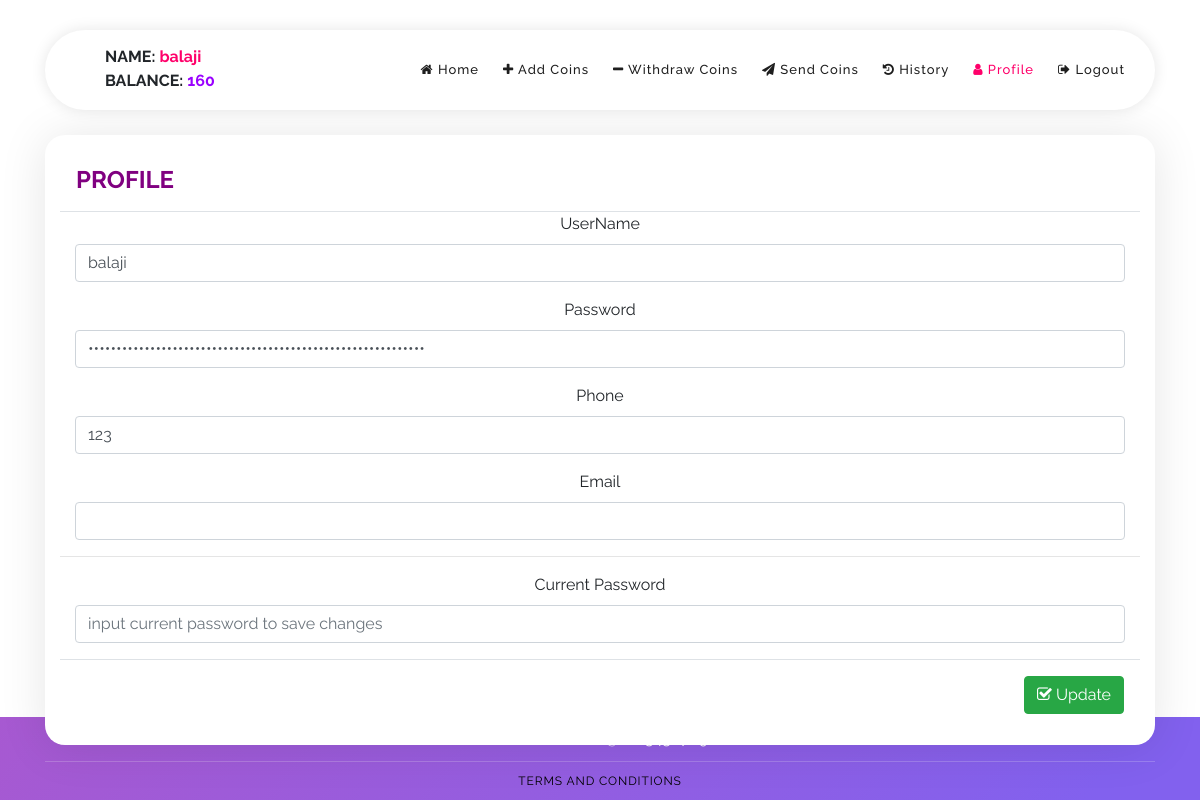
The app's page /profile.php (signed in) with its own data.
### tables this page shows
CREATE TABLE `users` (
  `user_id` bigint(20) NOT NULL,
  `user_password` varchar(5000) NOT NULL,
  `first_name` varchar(500) NOT NULL,
  `user_phone` bigint(20) NOT NULL,
  `user_email` varchar(100) NOT NULL,
  `user_photo` varchar(2000) NOT NULL,
  `user_status` tinyint(1) NOT NULL,
  `user_code` varchar(50) NOT NULL,
  `user_delete` tinyint(1) NOT NULL,
  `user_added_date` varchar(50) NOT NULL,
  `user_amount` float NOT NULL,
  `updated_by_id` bigint(20) NOT NULL,
  `req` tinyint(1) NOT NULL,
  `last_login` bigint(20) NOT NULL,
  `last_login_time` varchar(25) NOT NULL
);

### includes/session.php (called while the page is built, shortened)
<?php
	include 'conn.php';
	if(isset($_SESSION['ese_never'])){
		$conn = $pdo->open();
		try{
			$stmt = $conn->prepare("SELECT * FROM users WHERE user_id=:id");
			$stmt->execute(['id'=>$_SESSION['never_id']]);
			$user = $stmt->fetch();
		}
		catch(PDOException $e){
			echo "There is some problem in connection: " . $e->getMessage();
		}
	}
?>

### profile.php (the view, shortened to what this page needs)
<!DOCTYPE html>
<?php include 'includes/session.php';
    header('location: login.php'); ?>
<html lang="en">
<head>
    <link rel="stylesheet" href="bower_components/font-awesome/css/font-awesome.min.css">
    <link rel="stylesheet" type="text/css" href="assets/css/bootstrap.min.css">
    <link rel="stylesheet" href="assets/css/templatemo-softy-pinko.css">
</head>
<body>
    <header class="header-area header-sticky">
        <div class="container">
            <div class="row">
                <div class="col-12">
                    <nav class="main-nav">
                        <a class="logo">
                              <?php
                              echo "<b>NAME:</b> <b style='color:#ff006a;'>".$user['first_name'].'</b>';echo '<br>';
                              echo "<b>BALANCE:</b> <b style='color:rgb(153, 0, 255);'>".$user['user_amount'].'</b>';echo '<br>';
                            ?>
                        </a>
                        <ul class="nav">
                            <li><a href="index.php"><i class="fa fa-home" aria-hidden="true"></i> Home</a></li>
                            <li><a href="add_coins_view.php"><i class="fa fa-plus" aria-hidden="true"></i> Add Coins</a></li>
                            <li><a href="withdraw_coins_view.php"><i class="fa fa-minus" aria-hidden="true"></i> Withdraw Coins</a></li>
                            <li><a href="send_coins_view.php"><i class="fa fa-paper-plane" aria-hidden="true"></i> Send Coins</a></li>
                            <li><a href="history_view.php"><i class="fa fa-history" aria-hidden="true"></i> History</a></li>
                            <li><a href="profile.php" class="active"><i class="fa fa-user" aria-hidden="true"></i> Profile</a></li>
                            <li><a href="logout.php"><i class="fa fa-sign-out" aria-hidden="true"></i> Logout</a></li>
                        </ul>
                    </nav>
                </div>
            </div>
        </div>
    </header>
    <section class="section home-feature">
        <div class="container">
            <div class="row">
                <div class="col-lg-12">
                    <div class="row">
                        <div class="col-lg-12 col-md-6 col-sm-6 col-12" data-scroll-reveal="enter bottom move 50px over 0.6s after 0.2s">
                            <div class="features-small-item">
                                <div class="modal-header">
                                    <h4 style="color: purple;"><b>PROFILE </b></h4>
                                </div>
                                <form class="form-horizontal" method="POST" action="profile_edit.php" enctype="multipart/form-data">
                                <div class="form-group">
                                        <label for="firstname" class="col-sm-3 control-label">UserName</label>
                                        <div class="col-sm-12">
                                            <input type="text" class="form-control" id="firstname" name="firstname" value="<?php echo $user['first_name']; ?>" required>
                                        </div>
                                    </div>
                                    <div class="form-group">
                                        <label for="password" class="col-sm-3 control-label">Password</label>
                                        <div class="col-sm-12">
                                            <input type="password" class="form-control" id="password" name="password" value="<?php echo $user['user_password']; ?>" required>
                                        </div>
                                    </div>
                                    <div class="form-group">
                                        <label for="contact" class="col-sm-3 control-label">Phone</label>
                                        <div class="col-sm-12">
                                            <input type="text" class="form-control" id="contact" name="contact" value="<?php echo $user['user_phone']; ?>" required>
                                        </div>
                                    </div>
                                    <div class="form-group">
                                        <label for="email" class="col-sm-3 control-label">Email</label>
                                        <div class="col-sm-12">
                                            <input type="text" class="form-control" id="email" name="email" value="<?php echo $user['user_email']; ?>" required>
                                        </div>
                                    </div>
                                    <hr>
                                    <div class="form-group">
                                        <label for="curr_password" class="col-sm-3 control-label">Current Password</label>
                                        <div class="col-sm-12">
                                            <input type="password" class="form-control" id="curr_password" name="curr_password" placeholder="input current password to save changes" required>
                                        </div>
                                    </div>
                                    <div class="modal-footer">
                                        <button type="submit" class="btn btn-success btn-flat" name="edit"><i class="fa fa-check-square-o"></i> Update</button>
                                </form>
                            </div>
                        </div>
                    </div>
                </div>
            </div>
        </div>
    </section>
    <footer>
        <div class="container">
            <div class="row">
                <div class="col-lg-12 col-md-12 col-sm-12">
                    <ul class="social">
                        <p style="color:white;">Contact Admin @ <?php
                                        $conn = $pdo->open();
                                        $stmt = $conn->prepare("SELECT adminphone FROM message");
                                        $stmt->execute();
                                        foreach ($stmt as $row)
                                            if (!empty($row['adminphone']))
                                            echo $row['adminphone'];?></p>
                    </ul>
                </div>
            </div>
            <div class="row">
                <div class="col-lg-12">
                    <p class="copyright"><a style="color:black;" href="terms_and_conditions.php">Terms And Conditions</a></p>
                </div>
            </div>
        </div>
    </footer>
</body>
</html>

### assets/css/templatemo-softy-pinko.css (style rules this page uses)
html, body, div, span, applet, object, iframe, h1, h2, h3, h4, h5, h6, p, blockquote, div pre, a, abbr, acronym, address, big, cite, code, del, dfn, em, font, img, ins, kbd, q, s, samp, small, strike, strong, sub, sup, tt, var, b, u, i, center, dl, dt, dd, ol, ul, li, figure, header, nav, section, article, aside, footer, figcaption { margin: 0; padding: 0; border: 0; outline: 0; }
ul, li { padding: 0; margin: 0; list-style: none; }
header, nav, section, article, aside, footer, hgroup { display: block; }
* { box-sizing: border-box; }
html, body { font-family: "Raleway", sans-serif; font-weight: 400; background-color: #fff; font-size: 16px; -ms-text-size-adjust: 100%; -webkit-font-smoothing: antialiased; -moz-osx-font-smoothing: grayscale; }
a { text-decoration: none !important; }
h1, h2, h3, h4, h5, h6 { margin-top: 0px; margin-bottom: 0px; }
ul { margin-bottom: 0px; }
html, body { background: #fff; font-family: "Raleway", sans-serif; }
.section { position: relative; padding-top: 100px; padding-bottom: 80px; }
.header-area { position: fixed; top: 30px; left: 0px; right: 0px; z-index: 100; height: 100px; -webkit-transition: all 0.3s ease 0s; -moz-transition: all 0.3s ease 0s; -o-transition: all 0.3s ease 0s; transition: all 0.3s ease 0s; }
.header-area .main-nav { box-shadow: 0px 0px 15px rgba(0,0,0,0.1); border-radius: 40px; min-height: 80px; background: #fff; }
.header-area .main-nav .logo { float: left; margin-top: 37px; -webkit-transition: all 0.3s ease 0s; -moz-transition: all 0.3s ease 0s; -o-transition: all 0.3s ease 0s; transition: all 0.3s ease 0s; margin-left: 60px; }
.header-area .main-nav .nav { float: right; margin-top: 27px; margin-left: 0px; margin-right: 30px; -webkit-transition: all 0.3s ease 0s; -moz-transition: all 0.3s ease 0s; -o-transition: all 0.3s ease 0s; transition: all 0.3s ease 0s; position: relative; z-index: 999; }
.header-area .main-nav .nav li { padding-left: 20px; padding-right: 20px; }
.header-area .main-nav .nav li:last-child { padding-right: 0px; }
.header-area .main-nav .nav li a { display: block; font-weight: 500; font-size: 13px; color: #fff; -webkit-transition: all 0.3s ease 0s; -moz-transition: all 0.3s ease 0s; -o-transition: all 0.3s ease 0s; transition: all 0.3s ease 0s; height: 40px; line-height: 40px; border: transparent; letter-spacing: 1px; }
.header-area.header-sticky { min-height: 80px; }
.header-area.header-sticky .logo { margin-top: 15px; }
.header-area.header-sticky .nav { margin-top: 20px !important; }
.header-area.header-sticky .nav li a { color: #1e1e1e; }
.header-area.header-sticky .nav li a.active { color: #ff006a; }
@media (max-width: 1200px) { .header-area .main-nav .nav li { padding-left: 12px; padding-right: 12px; } }
@media (max-width: 1200px) { .header-area .main-nav:before { display: none; } }
@media (min-width: 992px) { .header-area .main-nav .nav { display: flex !important; } }
.features-small-item { cursor: pointer; display: block; background: #FFFFFF; box-shadow: 0 2px 48px 0 rgba(0, 0, 0, 0.10); -webkit-border-radius: 20px; -moz-border-radius: 20px; border-radius: 20px; padding: 15px; text-align: center; -webkit-transition: all 0.3s ease 0s; -moz-transition: all 0.3s ease 0s; -o-transition: all 0.3s ease 0s; transition: all 0.3s ease 0s; position: relative; margin-bottom: 30px; }
.home-feature { padding-top: 135px; padding-bottom: 5px; z-index: 9; }
footer { background-image: linear-gradient(127deg, #a759d1 0%, #8261ee 91%); position: fixed; bottom: 0; width: 100%; display: flex; }
footer .social { overflow: hidden; margin-top: 10px; text-align: center; }
footer .copyright { text-align: center; border-top: 1px solid rgba(250,250,250,0.2); margin-top: 10px; padding-top: 10px; padding-bottom: 10px; font-weight: 400; font-size: 12px; color: #fff; letter-spacing: 0.88px; text-transform: uppercase; }

### records on screen
users: first_name "balaji", user_amount "160", firstname "balaji", contact "123"
